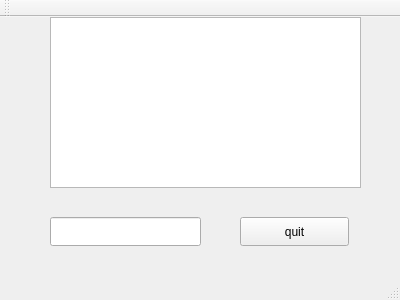
<?xml version="1.0" encoding="UTF-8"?>
<ui version="4.0">
 <class>MainWindow</class>
 <widget class="QMainWindow" name="MainWindow">
  <property name="geometry">
   <rect>
    <x>0</x>
    <y>0</y>
    <width>400</width>
    <height>300</height>
   </rect>
  </property>
  <property name="windowTitle">
   <string>MainWindow</string>
  </property>
  <widget class="QWidget" name="centralWidget">
   <widget class="QPushButton" name="pushButton">
    <property name="geometry">
     <rect>
      <x>240</x>
      <y>200</y>
      <width>109</width>
      <height>29</height>
     </rect>
    </property>
    <property name="text">
     <string>quit</string>
    </property>
   </widget>
   <widget class="QLineEdit" name="lineEdit">
    <property name="geometry">
     <rect>
      <x>50</x>
      <y>200</y>
      <width>151</width>
      <height>29</height>
     </rect>
    </property>
   </widget>
   <widget class="QTextBrowser" name="textBrowser">
    <property name="geometry">
     <rect>
      <x>50</x>
      <y>0</y>
      <width>311</width>
      <height>171</height>
     </rect>
    </property>
   </widget>
  </widget>
  <widget class="QMenuBar" name="menuBar">
   <property name="geometry">
    <rect>
     <x>0</x>
     <y>0</y>
     <width>400</width>
     <height>25</height>
    </rect>
   </property>
  </widget>
  <widget class="QToolBar" name="mainToolBar">
   <attribute name="toolBarArea">
    <enum>TopToolBarArea</enum>
   </attribute>
   <attribute name="toolBarBreak">
    <bool>false</bool>
   </attribute>
  </widget>
  <widget class="QStatusBar" name="statusBar"/>
 </widget>
 <layoutdefault spacing="6" margin="11"/>
 <resources/>
 <connections/>
</ui>
